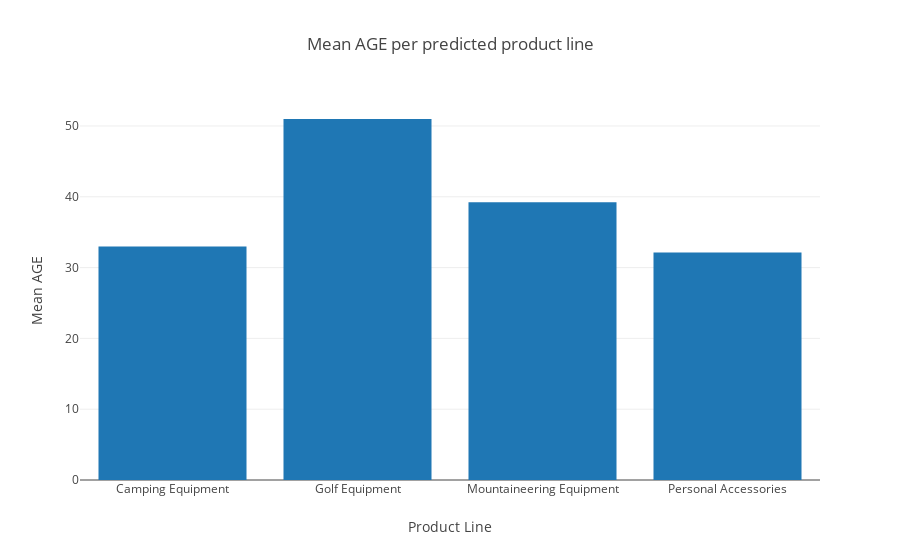

Notebook cell for this chart:
### Markdown cell above
With this data set, you might want to do some analysis of the mean AGE per product line by using a bar chart.

### Code cell
age_data = [go.Bar(y=predictions_pdf.groupby(['predictedLabel']).mean()["AGE"], x=cumulative_stats.index)]

age_layout = go.Layout(
    title='Mean AGE per predicted product line',
    xaxis=dict(title = "Product Line", showline=False),
    yaxis=dict(title = "Mean AGE"))

fig = go.Figure(data=age_data, layout=age_layout)
iplot(fig)

### Figure 1 — Plotly figure (JSON) as saved in the notebook; plotly's stock layout.template omitted (floating-point values rounded to 4 significant figures)
{"data": [{"y": [32.99, 50.99, 39.21, 32.12], "x": ["Camping Equipment", "Golf Equipment", "Mountaineering Equipment", "Personal Accessories"], "type": "bar"}], "layout": {"yaxis": {"title": "Mean AGE"}, "xaxis": {"showline": false, "title": "Product Line"}, "title": "Mean AGE per predicted product line"}}
